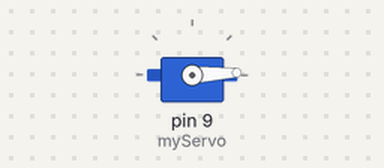
A sketch run on a simulated SparkFun Pro Micro, built with avr-gcc and run on an emulated ATmega32U4. On the bench: servo.

Above: at 0.05 s.
At 1.3 s:
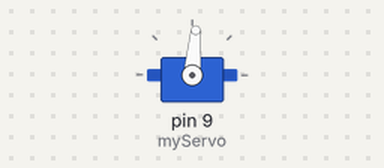
At 2.6 s:
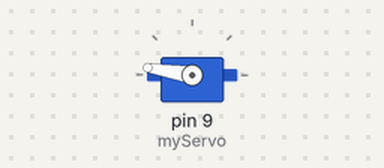
At 5.2 s:
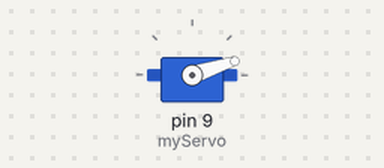
Timing chart, 0 to 7.1 s (numbered marks = the images above):
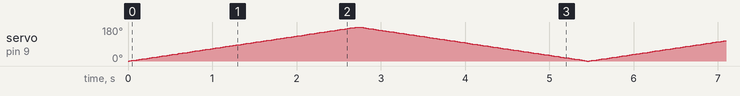

The sketch:

sketch_jun30a_SimpleServo.ino
```cpp
// Servo Motor
// Rotation of motor is known here (location known)
// Feedback based system

// (Available Motor)
// Hobby Servo Motor
// Micro Servo Motor

// Humanoid Robots
// 0.2 seconds -> 60 degree movement possible (very fast)

//tower Pro Micro Servo
// 3 terminals (VCC (5V), GROUND, Control(PWM-> analog avg voltage)
// PWM -> desired Position)
// Pot -> sense current Position and rotate until they become equal (comparator connnected in the circuitry)
// Arduino doesn't know the current position but a hack available (connect middle terminal of pot to th earduino)

//Different horn possibilities available with us and connected to the output motor shaft
///////////////////////////////////////////////////////////////////////////////

#include<Servo.h>//Servo Library //remote operated objects //0-180 degrees

Servo myServo;//Object cretaed for predefined class Servo
///////////////////////////////////////////////////////////////////////////////
void setup()
{
  // put your setup code here, to run once:
  myServo.attach(9);//9 and 10 only
}
///////////////////////////////////////////////////////////////////////////////

int pos=0;

void loop()
{
  // // put your main code here, to run repeatedly:
  // myServo.write(0);
  // delay(2000);

  // myServo.write(180);
  // delay(2000);

  for(pos=0; pos<=180; pos+=1)
  {
    myServo.write(pos);
    delay(15);
  }

  for(pos=180; pos>=0; pos-=1)
  {
    myServo.write(pos);
    delay(15);
  }
}
```
